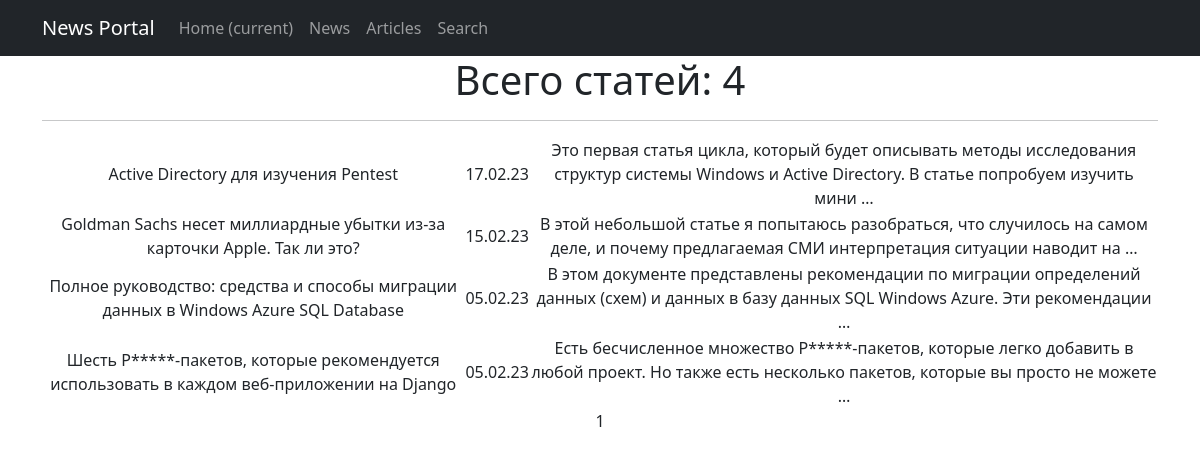
Page /posts/articles/ on the earlier database version.
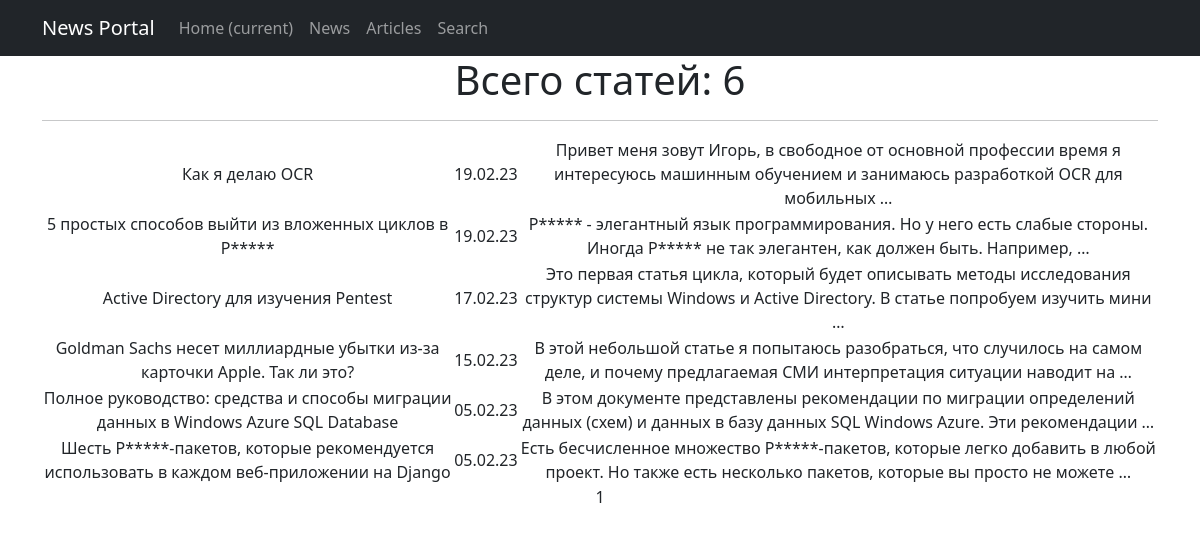
Same page on the later database version.
### news/models.py (models this page shows, shortened)
class Post(models.Model):
    type = models.CharField(max_length=1, choices=TYPES, default=article)
    created_on = models.DateTimeField(auto_now_add=True)
    title = models.CharField(max_length=255)
    text = models.TextField()
    rating = models.IntegerField(default=0)
    author = models.ForeignKey(Author, on_delete=models.CASCADE)
    categories = models.ManyToManyField(Category, through='PostCategory')

### news/views.py (the view)
# urls.py: path('articles/', ArticlesList.as_view(), name='articles_list'),
class ArticlesList(ListView):
    model = Post
    queryset = Post.objects.filter(type='A')
    ordering = '-created_on'
    template_name = 'articles.html'
    context_object_name = 'articles'
    paginate_by = 10
    def get_context_data(self, **kwargs):
        context = super().get_context_data(**kwargs)
        context['num_of_articles'] = len(Post.objects.filter(type='A'))
        return context

### news/templatetags/custom_filters.py (called while the page is built)
@register.filter()
def censor(text: str):
    if type(text) is not str:
        raise ValueError('censor filter only accepts str values')
    for word in UNDESIRABLE_WORDS:
        text = text.replace(word, f"{word[0]}{'*'*(len(word)-1)}")
        word = word.title()
        text = text.replace(word, f"{word[0]}{'*'*(len(word)-1)}")
    return text

### templates/articles.html (shortened to what this page needs)
{% extends 'flatpages/default.html' %}
{% load custom_filters %}
{% block content %}
<h1>Всего статей: {{ num_of_articles }}</h1>
<hr>
<table>
    {% for post in articles %}
    <tr>
        <td>{{ post.title|censor }}</td>
        <td>{{ post.created_on|date:'d.m.y' }}</td>
        <td>{{ post.text|censor|truncatewords:20 }}</td>
    </tr>
    {% endfor %}
</table>
{{ page_obj.number }}
{% endblock content %}

### templates/flatpages/default.html (shortened to what this page needs)
<!DOCTYPE html>
<html lang="en">
    <head>
        {% load static %}
        <link href="{% static 'css/styles.css' %}" rel="stylesheet" />
    </head>
    <body>
        <nav class="navbar navbar-expand-lg navbar-dark bg-dark">
            <div class="container">
                <a class="navbar-brand" href="#">News Portal</a>
                <div class="collapse navbar-collapse" id="navbarResponsive">
                    <ul class="navbar-nav ml-auto">
                        <li class="nav-item active">
                            <a class="nav-link" href="{% url 'posts_list' %}">Home
                                <span class="sr-only">(current)</span>
                            </a>
                        </li>
                        <li class="nav-item">
                            <a class="nav-link" href="{% url 'news_list' %}">News</a>
                        </li>
                        <li class="nav-item">
                            <a class="nav-link" href="{% url 'articles_list' %}">Articles</a>
                        </li>
                        <li class="nav-item">
                            <a class="nav-link" href="{% url 'posts_search' %}">Search</a>
                        </li>
                    </ul>
                </div>
            </div>
        </nav>
        <div class="container">
            <div class="row">
                <div class="col-lg-12 text-center">
                    {% block content %}{% endblock content %}
                </div>
            </div>
        </div>
    </body>
</html>

Differences in the rows shown:
added Post: title|censor "Как я делаю OCR", created_on "19.02.23", text|censor "Привет меня зовут Игорь, в свободное от основной профессии время я интересуюсь машинным обучением и занимаюсь разработкой OCR для мобильных …"
added Post: title|censor "5 простых способов выйти из вложенных циклов в P*****", created_on "19.02.23", text|censor "P***** - элегантный язык программирования. Но у него есть слабые стороны. Иногда P***** не так элегантен, как должен быть. Например, …"
Other differences:
{{ num_of_articles }}: "4" → "6"
